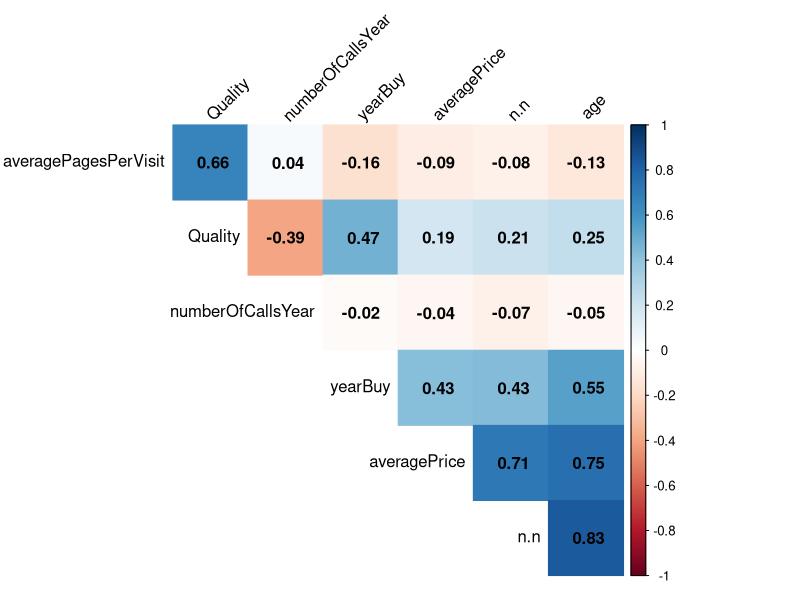
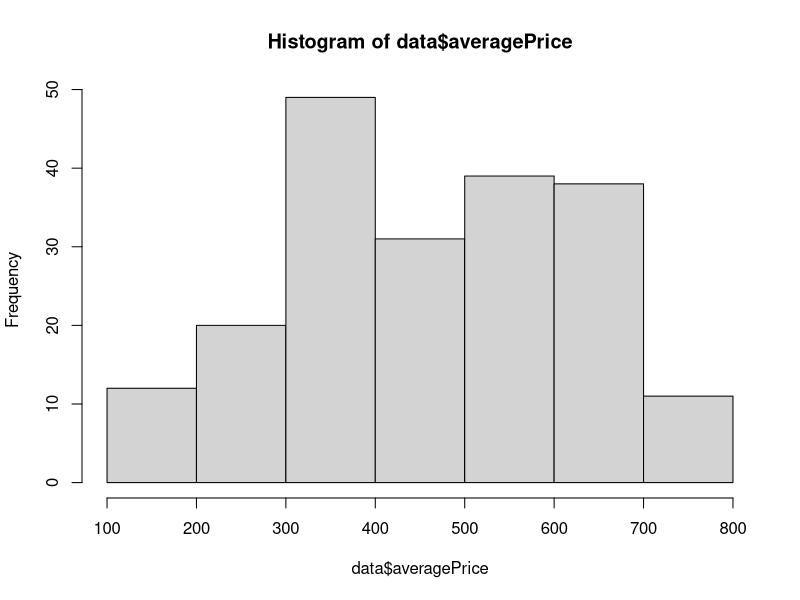

Generate these figures, in order, with R:
data <- read.table('./dataset.csv', header = TRUE,  sep = ';',  stringsAsFactors = FALSE)
# View(data)
# data$n.n <- as.factor(data$n.n)

data$group <- as.factor(data$group)
data$sex <- as.factor(data$sex)
data$internetParticipation <- as.factor(data$internetParticipation)

# str(data)
group_one <- subset(data, group == 1)
group_two <- subset(data, group == 2)

#print("FIRST GROUP")
#summary(group_one)

#print("SECOND GROUP")
#summary(group_two)

#library(psych)

#sm<-describe(group_one)
#sm2<-describe(group_two)
#View(sm)
#View(sm2)

# plot(data.frame(group_one$age, group_one$Quality))
# plot(data.frame(group_two$age, group_two$Quality))

#x<-c(summary(data$sex))
#piepercent<- round(100*x/sum(x), 1)
#pie(x, piepercent, radius=1, main="ОЧЕНь радикальная диаграмма", xlab="название оси X", ylab="название оси Y", col=c("red", "blue", "green", "brown"), clockwise=TRUE)
#legend("topright", c("One","Two", "Three", "Four"), cex = 0.8, fill =c("red", "blue", "green", "brown"))

M <- data[,unlist(lapply(data, is.numeric))]
N1<-cor(M,use="pairwise.complete.obs")

library("corrplot")
col <- colorRampPalette(c("#BB4444", "#EE9988", "#FFFFFF", "#77AADD",
                            "#4477AA"))
corrplot(N1, method="color", col=NULL,
           type="upper", order="hclust",
           addCoef.col = "black", tl.col="black", tl.srt=45,
           sig.level = 0.01, insig = "blank",
           diag=FALSE
)

a<-cor.test(data$Quality, data$averagePagesPerVisit)
# print(a)

hist(data$averagePrice)

b <- fisher.test(table(data$sex, data$internetParticipation))
print(b)
# system('read -p "Press [Enter] key to end..."')
